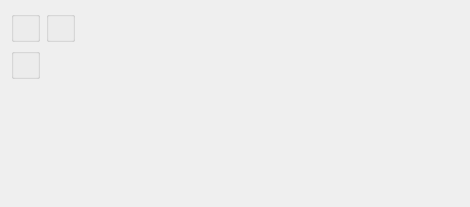
<?xml version="1.0" encoding="UTF-8"?>
<ui version="4.0">
 <comment>This file is part of the xTuple ERP: PostBooks Edition, a free and
open source Enterprise Resource Planning software suite,
Copyright (c) 1999-2010 by OpenMFG LLC, d/b/a xTuple.
It is licensed to you under the Common Public Attribution License
version 1.0, the full text of which (including xTuple-specific Exhibits)
is available at www.xtuple.com/CPAL.  By using this software, you agree
to be bound by its terms.</comment>
 <class>dspSummarizedSalesBySalesRep</class>
 <widget class="QWidget" name="dspSummarizedSalesBySalesRep">
  <property name="geometry">
   <rect>
    <x>0</x>
    <y>0</y>
    <width>470</width>
    <height>207</height>
   </rect>
  </property>
  <property name="sizePolicy">
   <sizepolicy hsizetype="Preferred" vsizetype="Expanding">
    <horstretch>0</horstretch>
    <verstretch>1</verstretch>
   </sizepolicy>
  </property>
  <property name="windowTitle">
   <string>Summarized Sales History by Sales Rep.</string>
  </property>
  <layout class="QHBoxLayout" name="horizontalLayout">
   <item>
    <layout class="QGridLayout" name="gridLayout_2">
     <item row="0" column="0">
      <widget class="ParameterGroup" name="_productCategory">
       <property name="title">
        <string/>
       </property>
       <property name="fixedSize">
        <bool>false</bool>
       </property>
      </widget>
     </item>
     <item row="0" column="1">
      <widget class="QGroupBox" name="_datesGroup">
       <property name="title">
        <string/>
       </property>
       <layout class="QGridLayout" name="gridLayout">
        <item row="0" column="0">
         <widget class="DateCluster" name="_dates"/>
        </item>
       </layout>
      </widget>
     </item>
     <item row="1" column="0">
      <widget class="WarehouseGroup" name="_warehouse">
       <property name="title">
        <string/>
       </property>
       <property name="fixedSize">
        <bool>false</bool>
       </property>
      </widget>
     </item>
     <item row="2" column="0" colspan="2">
      <spacer name="verticalSpacer">
       <property name="orientation">
        <enum>Qt::Vertical</enum>
       </property>
       <property name="sizeHint" stdset="0">
        <size>
         <width>20</width>
         <height>0</height>
        </size>
       </property>
      </spacer>
     </item>
    </layout>
   </item>
   <item>
    <spacer name="horizontalSpacer">
     <property name="orientation">
      <enum>Qt::Horizontal</enum>
     </property>
     <property name="sizeHint" stdset="0">
      <size>
       <width>1</width>
       <height>20</height>
      </size>
     </property>
    </spacer>
   </item>
  </layout>
 </widget>
 <layoutdefault spacing="6" margin="11"/>
 <pixmapfunction>qPixmapFromMimeSource</pixmapfunction>
 <customwidgets>
  <customwidget>
   <class>DateCluster</class>
   <extends>QWidget</extends>
   <header>datecluster.h</header>
  </customwidget>
  <customwidget>
   <class>ParameterGroup</class>
   <extends>QGroupBox</extends>
   <header>parametergroup.h</header>
  </customwidget>
  <customwidget>
   <class>WarehouseGroup</class>
   <extends>QGroupBox</extends>
   <header>warehousegroup.h</header>
  </customwidget>
 </customwidgets>
 <tabstops>
  <tabstop>_productCategory</tabstop>
  <tabstop>_dates</tabstop>
  <tabstop>_warehouse</tabstop>
 </tabstops>
 <resources/>
 <connections/>
</ui>
